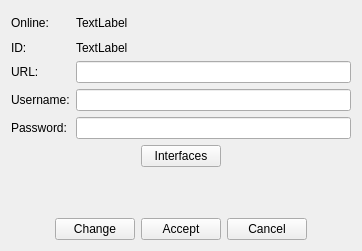
<?xml version="1.0" encoding="UTF-8"?>
<ui version="4.0">
 <class>VMTDNxApiDeviceForm</class>
 <widget class="QWidget" name="VMTDNxApiDeviceForm">
  <property name="geometry">
   <rect>
    <x>0</x>
    <y>0</y>
    <width>362</width>
    <height>251</height>
   </rect>
  </property>
  <property name="windowTitle">
   <string>Form</string>
  </property>
  <layout class="QVBoxLayout" name="verticalLayout">
   <item>
    <widget class="QWidget" name="wMain" native="true">
     <layout class="QGridLayout" name="gridLayout">
      <property name="leftMargin">
       <number>0</number>
      </property>
      <property name="topMargin">
       <number>0</number>
      </property>
      <property name="rightMargin">
       <number>0</number>
      </property>
      <property name="bottomMargin">
       <number>0</number>
      </property>
      <item row="2" column="1">
       <widget class="QLineEdit" name="leUrl"/>
      </item>
      <item row="1" column="0">
       <widget class="QLabel" name="_5">
        <property name="text">
         <string>ID:</string>
        </property>
       </widget>
      </item>
      <item row="4" column="1">
       <widget class="QLineEdit" name="lePassword"/>
      </item>
      <item row="2" column="0">
       <widget class="QLabel" name="_6">
        <property name="text">
         <string>URL:</string>
        </property>
       </widget>
      </item>
      <item row="3" column="0">
       <widget class="QLabel" name="_4">
        <property name="text">
         <string>Username:</string>
        </property>
       </widget>
      </item>
      <item row="3" column="1">
       <widget class="QLineEdit" name="leUserName"/>
      </item>
      <item row="0" column="0">
       <widget class="QLabel" name="_3">
        <property name="text">
         <string>Online:</string>
        </property>
       </widget>
      </item>
      <item row="0" column="1">
       <widget class="QLabel" name="lbOnline">
        <property name="minimumSize">
         <size>
          <width>0</width>
          <height>24</height>
         </size>
        </property>
        <property name="text">
         <string>TextLabel</string>
        </property>
       </widget>
      </item>
      <item row="4" column="0">
       <widget class="QLabel" name="_8">
        <property name="text">
         <string>Password:</string>
        </property>
       </widget>
      </item>
      <item row="1" column="1">
       <widget class="QLabel" name="lbId">
        <property name="text">
         <string>TextLabel</string>
        </property>
       </widget>
      </item>
     </layout>
    </widget>
   </item>
   <item>
    <layout class="QHBoxLayout" name="hl_1">
     <property name="topMargin">
      <number>0</number>
     </property>
     <item>
      <spacer name="_1">
       <property name="orientation">
        <enum>Qt::Horizontal</enum>
       </property>
       <property name="sizeHint" stdset="0">
        <size>
         <width>40</width>
         <height>20</height>
        </size>
       </property>
      </spacer>
     </item>
     <item>
      <widget class="QPushButton" name="pbInterfaces">
       <property name="text">
        <string>Interfaces</string>
       </property>
      </widget>
     </item>
     <item>
      <spacer name="_2">
       <property name="orientation">
        <enum>Qt::Horizontal</enum>
       </property>
       <property name="sizeHint" stdset="0">
        <size>
         <width>40</width>
         <height>20</height>
        </size>
       </property>
      </spacer>
     </item>
    </layout>
   </item>
   <item>
    <spacer name="_11">
     <property name="orientation">
      <enum>Qt::Vertical</enum>
     </property>
     <property name="sizeHint" stdset="0">
      <size>
       <width>20</width>
       <height>29</height>
      </size>
     </property>
    </spacer>
   </item>
   <item>
    <widget class="QWidget" name="wManage" native="true">
     <layout class="QHBoxLayout" name="horizontalLayout_2">
      <property name="leftMargin">
       <number>0</number>
      </property>
      <property name="topMargin">
       <number>0</number>
      </property>
      <property name="rightMargin">
       <number>0</number>
      </property>
      <property name="bottomMargin">
       <number>0</number>
      </property>
      <item>
       <spacer name="_9">
        <property name="orientation">
         <enum>Qt::Horizontal</enum>
        </property>
        <property name="sizeHint" stdset="0">
         <size>
          <width>40</width>
          <height>20</height>
         </size>
        </property>
       </spacer>
      </item>
      <item>
       <widget class="QPushButton" name="pbChange">
        <property name="text">
         <string>Change</string>
        </property>
       </widget>
      </item>
      <item>
       <widget class="QPushButton" name="pbAccept">
        <property name="text">
         <string>Accept</string>
        </property>
       </widget>
      </item>
      <item>
       <widget class="QPushButton" name="pbCancel">
        <property name="text">
         <string>Cancel</string>
        </property>
       </widget>
      </item>
      <item>
       <spacer name="_10">
        <property name="orientation">
         <enum>Qt::Horizontal</enum>
        </property>
        <property name="sizeHint" stdset="0">
         <size>
          <width>40</width>
          <height>20</height>
         </size>
        </property>
       </spacer>
      </item>
     </layout>
    </widget>
   </item>
  </layout>
 </widget>
 <resources/>
 <connections/>
</ui>
